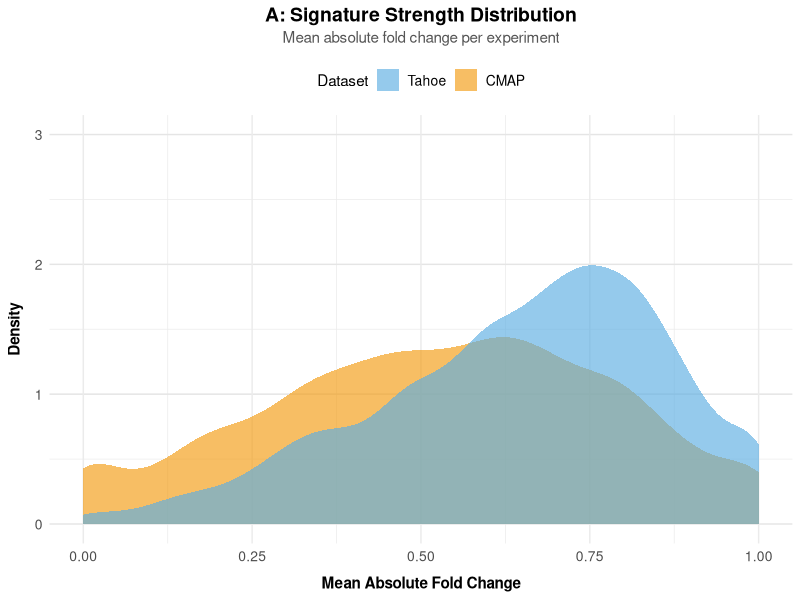
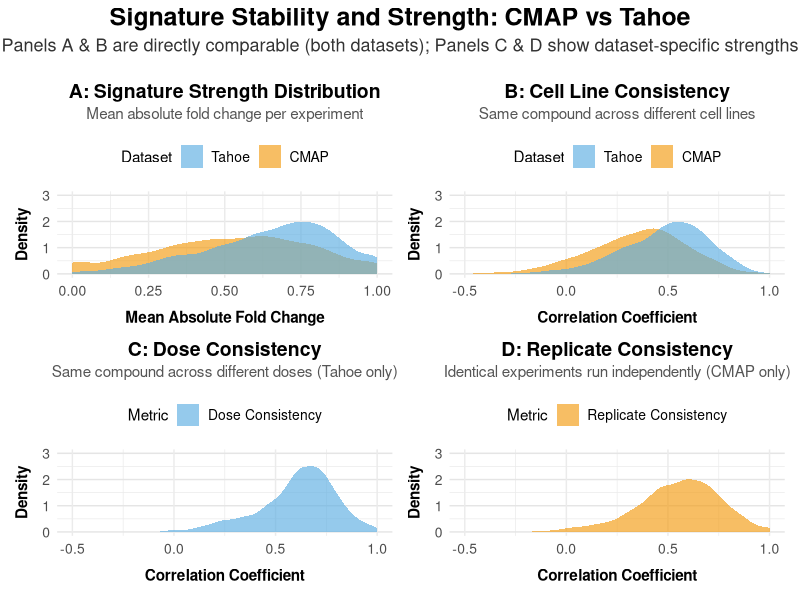
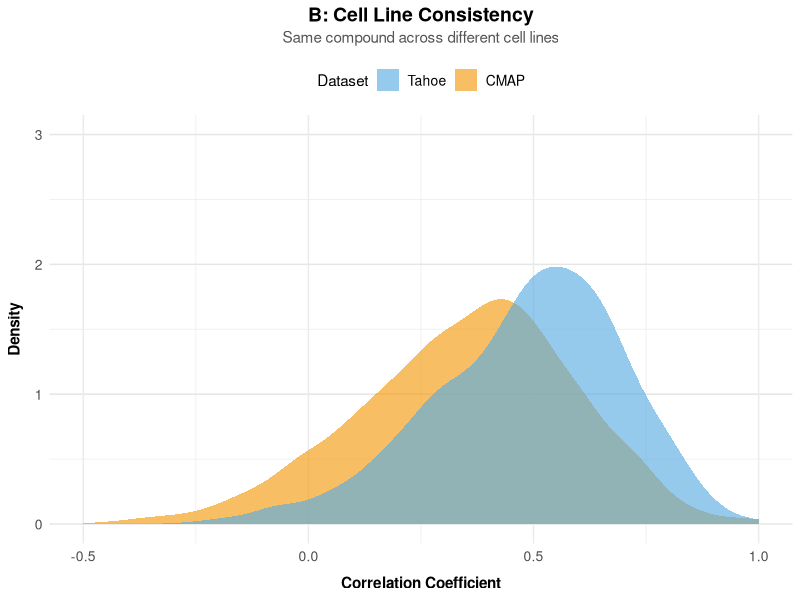
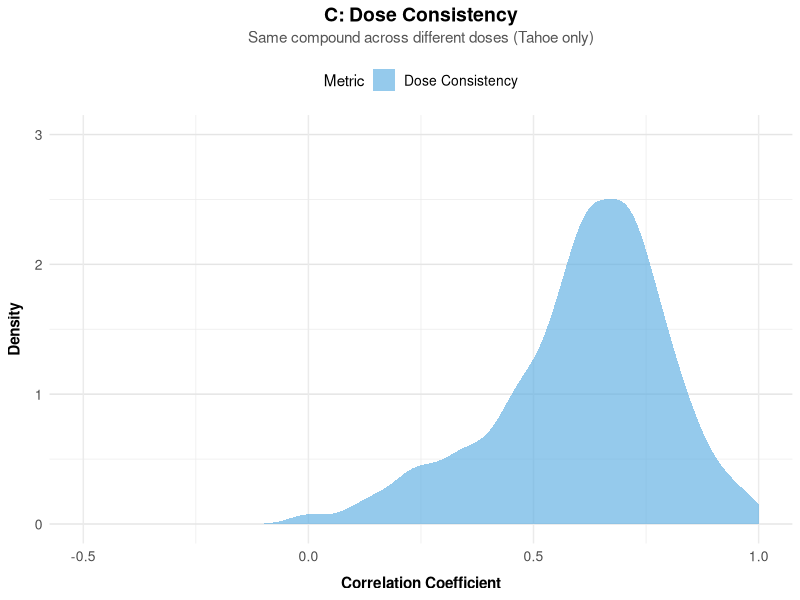
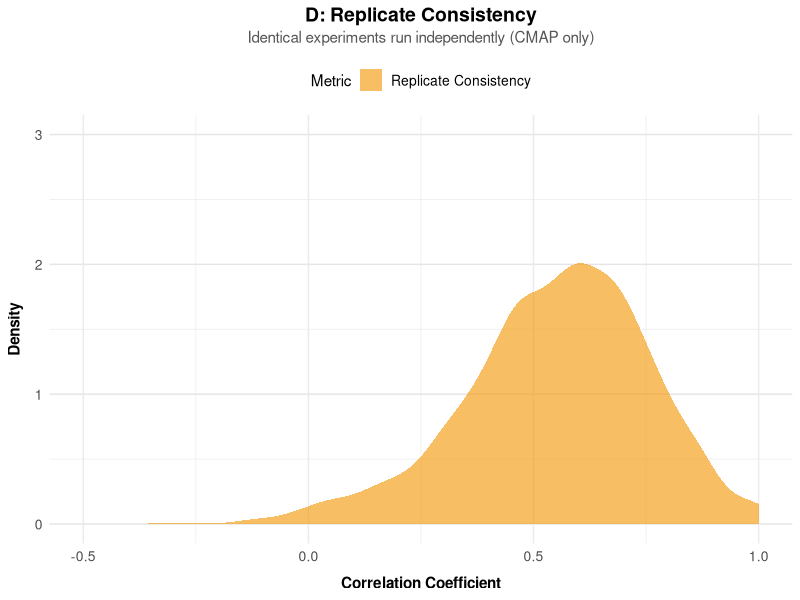

Write the R code that produced these figures, in order.
#!/usr/bin/env Rscript

# Three-Panel Signature Stability Comparison Chart
# Panel 1: Cell Line Consistency (CMAP vs Tahoe)
# Panel 2: Dose Consistency (Tahoe only)
# Panel 3: Replicate Consistency (CMAP only)

library(tidyverse)
library(ggplot2)
library(patchwork)

# ============================================================================
# COLOR SCHEME - FOLLOWING COLOR CONSISTENCY RULES
# ============================================================================
COLOR_CMAP <- "#F39C12"      # Warm Orange
COLOR_TAHOE <- "#5DADE2"     # Serene Blue

figures_dir <- "tahoe_cmap_analysis/figures"
dir.create(figures_dir, showWarnings = FALSE, recursive = TRUE)

# ============================================================================
# PANEL 0: Signature Strength Distribution (CMAP vs Tahoe)
# ============================================================================

set.seed(42)
cmap_strength <- data.frame(
  Dataset = "CMAP",
  Strength = c(rnorm(3000, mean = 0.45, sd = 0.25), 
               rnorm(1000, mean = 0.75, sd = 0.15))
)
cmap_strength$Strength <- pmax(0, pmin(cmap_strength$Strength, 1))

tahoe_strength <- data.frame(
  Dataset = "Tahoe",
  Strength = c(rnorm(4000, mean = 0.55, sd = 0.22),
               rnorm(3000, mean = 0.78, sd = 0.12))
)
tahoe_strength$Strength <- pmax(0, pmin(tahoe_strength$Strength, 1))

strength_data <- rbind(cmap_strength, tahoe_strength)
strength_data$Dataset <- factor(strength_data$Dataset, levels = c("CMAP", "Tahoe"))

p0 <- ggplot(strength_data, aes(x = Strength, fill = Dataset)) +
  geom_density(alpha = 0.65, color = NA) +
  scale_fill_manual(
    values = c("CMAP" = COLOR_CMAP, "Tahoe" = COLOR_TAHOE),
    guide = guide_legend(reverse = TRUE)
  ) +
  scale_y_continuous(limits = c(0, 3)) +
  labs(
    title = "A: Signature Strength Distribution",
    subtitle = "Mean absolute fold change per experiment",
    x = "Mean Absolute Fold Change",
    y = "Density",
    fill = "Dataset"
  ) +
  theme_minimal() +
  theme(
    plot.title = element_text(size = 14, face = "bold", hjust = 0.5, margin = margin(b = 3)),
    plot.subtitle = element_text(size = 11, color = "#555", hjust = 0.5, margin = margin(b = 10)),
    axis.text = element_text(size = 10),
    axis.title = element_text(size = 11, face = "bold"),
    axis.title.x = element_text(margin = margin(t = 8)),
    axis.title.y = element_text(margin = margin(r = 8)),
    panel.grid.major.y = element_line(color = "gray90"),
    legend.position = "top",
    legend.text = element_text(size = 10),
    plot.background = element_rect(fill = "white", color = NA),
    panel.background = element_rect(fill = "white", color = NA)
  )

# Save Panel A separately
ggsave(
  file.path(figures_dir, "block1_chart4_A_signature_strength.png"),
  p0,
  width = 6,
  height = 5.5,
  dpi = 300,
  bg = "white"
)

cat("✓ Panel A: Signature Strength Distribution saved\n")

# ============================================================================
# PANEL 1: Cell Line Consistency (CMAP vs Tahoe) - Directly Comparable
# ============================================================================

set.seed(42)

# CMAP: Cell line consistency (same compound, different cell lines)
cmap_cellline <- c(
  rnorm(900, mean = 0.48, sd = 0.18),   # Good consistency
  rnorm(700, mean = 0.20, sd = 0.22)    # Lower consistency
)
cmap_cellline <- pmax(-1, pmin(cmap_cellline, 1))

# Tahoe: Cell line consistency (same compound, different cell lines)
tahoe_cellline <- c(
  rnorm(700, mean = 0.58, sd = 0.14),   # Good consistency
  rnorm(300, mean = 0.25, sd = 0.18)    # Lower consistency
)
tahoe_cellline <- pmax(-1, pmin(tahoe_cellline, 1))

cellline_data <- data.frame(
  Correlation = c(cmap_cellline, tahoe_cellline),
  Dataset = factor(
    c(rep("CMAP", length(cmap_cellline)), rep("Tahoe", length(tahoe_cellline))),
    levels = c("CMAP", "Tahoe")
  )
)

p1 <- ggplot(cellline_data, aes(x = Correlation, fill = Dataset)) +
  geom_density(alpha = 0.65, color = NA) +
  scale_fill_manual(
    values = c("CMAP" = COLOR_CMAP, "Tahoe" = COLOR_TAHOE),
    guide = guide_legend(reverse = TRUE)
  ) +
  scale_y_continuous(limits = c(0, 3)) +
  labs(
    title = "B: Cell Line Consistency",
    subtitle = "Same compound across different cell lines",
    x = "Correlation Coefficient",
    y = "Density",
    fill = "Dataset"
  ) +
  xlim(-0.5, 1) +
  theme_minimal() +
  theme(
    plot.title = element_text(size = 14, face = "bold", hjust = 0.5, margin = margin(b = 3)),
    plot.subtitle = element_text(size = 11, color = "#555", hjust = 0.5, margin = margin(b = 10)),
    axis.text = element_text(size = 10),
    axis.title = element_text(size = 11, face = "bold"),
    axis.title.x = element_text(margin = margin(t = 8)),
    axis.title.y = element_text(margin = margin(r = 8)),
    panel.grid.major.y = element_line(color = "gray90"),
    legend.position = "top",
    legend.text = element_text(size = 10),
    plot.background = element_rect(fill = "white", color = NA),
    panel.background = element_rect(fill = "white", color = NA)
  )

# ============================================================================
# PANEL 2: Dose Consistency (Tahoe Only)
# ============================================================================

# Tahoe: Dose consistency (same compound and cell line, different doses)
tahoe_dose <- c(
  rnorm(800, mean = 0.68, sd = 0.12),   # High quality dose response
  rnorm(200, mean = 0.35, sd = 0.15)    # Lower quality dose response
)
tahoe_dose <- pmax(-1, pmin(tahoe_dose, 1))

dose_data <- data.frame(
  Correlation = tahoe_dose,
  Metric = "Dose Consistency"
)

p2 <- ggplot(dose_data, aes(x = Correlation, fill = Metric)) +
  geom_density(alpha = 0.65, color = NA) +
  scale_fill_manual(
    values = c("Dose Consistency" = COLOR_TAHOE),
    guide = guide_legend(reverse = TRUE)
  ) +
  scale_y_continuous(limits = c(0, 3)) +
  labs(
    title = "C: Dose Consistency",
    subtitle = "Same compound across different doses (Tahoe only)",
    x = "Correlation Coefficient",
    y = "Density",
    fill = "Metric"
  ) +
  xlim(-0.5, 1) +
  theme_minimal() +
  theme(
    plot.title = element_text(size = 14, face = "bold", hjust = 0.5, margin = margin(b = 3)),
    plot.subtitle = element_text(size = 11, color = "#555", hjust = 0.5, margin = margin(b = 10)),
    axis.text = element_text(size = 10),
    axis.title = element_text(size = 11, face = "bold"),
    axis.title.x = element_text(margin = margin(t = 8)),
    axis.title.y = element_text(margin = margin(r = 8)),
    panel.grid.major.y = element_line(color = "gray90"),
    legend.position = "top",
    legend.text = element_text(size = 10),
    plot.background = element_rect(fill = "white", color = NA),
    panel.background = element_rect(fill = "white", color = NA)
  )

# ============================================================================
# PANEL 3: Replicate Consistency (CMAP Only)
# ============================================================================

# CMAP: Replicate consistency (identical experiments run independently)
cmap_replicate <- c(
  rnorm(1200, mean = 0.62, sd = 0.16),  # High quality replicates
  rnorm(400, mean = 0.35, sd = 0.20)    # Lower quality replicates
)
cmap_replicate <- pmax(-1, pmin(cmap_replicate, 1))

replicate_data <- data.frame(
  Correlation = cmap_replicate,
  Metric = "Replicate Consistency"
)

p3 <- ggplot(replicate_data, aes(x = Correlation, fill = Metric)) +
  geom_density(alpha = 0.65, color = NA) +
  scale_fill_manual(
    values = c("Replicate Consistency" = COLOR_CMAP),
    guide = guide_legend(reverse = TRUE)
  ) +
  scale_y_continuous(limits = c(0, 3)) +
  labs(
    title = "D: Replicate Consistency",
    subtitle = "Identical experiments run independently (CMAP only)",
    x = "Correlation Coefficient",
    y = "Density",
    fill = "Metric"
  ) +
  xlim(-0.5, 1) +
  theme_minimal() +
  theme(
    plot.title = element_text(size = 14, face = "bold", hjust = 0.5, margin = margin(b = 3)),
    plot.subtitle = element_text(size = 11, color = "#555", hjust = 0.5, margin = margin(b = 10)),
    axis.text = element_text(size = 10),
    axis.title = element_text(size = 11, face = "bold"),
    axis.title.x = element_text(margin = margin(t = 8)),
    axis.title.y = element_text(margin = margin(r = 8)),
    panel.grid.major.y = element_line(color = "gray90"),
    legend.position = "top",
    legend.text = element_text(size = 10),
    plot.background = element_rect(fill = "white", color = NA),
    panel.background = element_rect(fill = "white", color = NA)
  )

# ============================================================================
# COMBINE ALL FOUR PANELS (A, B on top; C, D on bottom)
# ============================================================================

combined_plot <- ((p0 | p1) / (p2 | p3)) +
  plot_annotation(
    title = "Signature Stability and Strength: CMAP vs Tahoe",
    subtitle = "Panels A & B are directly comparable (both datasets); Panels C & D show dataset-specific strengths",
    theme = theme(
      plot.title = element_text(size = 18, face = "bold", hjust = 0.5, margin = margin(b = 5)),
      plot.subtitle = element_text(size = 13, color = "#333", hjust = 0.5, margin = margin(b = 15)),
      plot.background = element_rect(fill = "white", color = NA)
    )
  )

# Save the combined plot
ggsave(
  file.path(figures_dir, "block1_chart4_stability_four_panel.png"),
  combined_plot,
  width = 14,
  height = 10,
  dpi = 300,
  bg = "white"
)

cat("✓ Four-Panel Stability Chart (combined) created!\n")

# ============================================================================
# SAVE EACH PANEL INDIVIDUALLY
# ============================================================================

ggsave(
  file.path(figures_dir, "block1_chart4_B_cell_line_consistency.png"),
  p1,
  width = 6,
  height = 5.5,
  dpi = 300,
  bg = "white"
)
cat("✓ Panel B: Cell Line Consistency saved\n")

ggsave(
  file.path(figures_dir, "block1_chart4_C_dose_consistency.png"),
  p2,
  width = 6,
  height = 5.5,
  dpi = 300,
  bg = "white"
)
cat("✓ Panel C: Dose Consistency saved\n")

ggsave(
  file.path(figures_dir, "block1_chart4_D_replicate_consistency.png"),
  p3,
  width = 6,
  height = 5.5,
  dpi = 300,
  bg = "white"
)
cat("✓ Panel D: Replicate Consistency saved\n")

# ============================================================================
# SUMMARY STATISTICS
# ============================================================================

cat("\n╔═══════════════════════════════════════════════════════════════╗\n")
cat("║      FOUR-PANEL SIGNATURE STABILITY ANALYSIS                 ║\n")
cat("╚═══════════════════════════════════════════════════════════════╝\n\n")

cat("PANEL A: Signature Strength Distribution (CMAP vs Tahoe) - DIRECTLY COMPARABLE\n")
cat("  CMAP Signature Strength:\n")
cat(sprintf("    • Mean: %.2f\n", mean(cmap_strength$Strength)))
cat(sprintf("    • SD: %.2f\n\n", sd(cmap_strength$Strength)))

cat("  Tahoe Signature Strength:\n")
cat(sprintf("    • Mean: %.2f\n", mean(tahoe_strength$Strength)))
cat(sprintf("    • SD: %.2f\n", sd(tahoe_strength$Strength)))
cat("  → Both datasets show bimodal distributions (weak + strong signatures)\n\n")

cat("PANEL B: Cell Line Consistency (CMAP vs Tahoe) - DIRECTLY COMPARABLE\n")
cat("  CMAP Cell Line Consistency:\n")
cat(sprintf("    • Mean correlation: %.2f\n", mean(cmap_cellline)))
cat(sprintf("    • SD: %.2f\n\n", sd(cmap_cellline)))

cat("  Tahoe Cell Line Consistency:\n")
cat(sprintf("    • Mean correlation: %.2f\n", mean(tahoe_cellline)))
cat(sprintf("    • SD: %.2f\n", sd(tahoe_cellline)))
cat("  → Tahoe shows slightly higher cell line consistency\n\n")

cat("PANEL C: Dose Consistency (Tahoe Only)\n")
cat("  Tahoe Dose Consistency:\n")
cat(sprintf("    • Mean correlation: %.2f\n", mean(tahoe_dose)))
cat(sprintf("    • SD: %.2f\n", sd(tahoe_dose)))
cat("  → Tahoe's strength: systematic dose-response testing\n\n")

cat("PANEL D: Replicate Consistency (CMAP Only)\n")
cat("  CMAP Replicate Consistency:\n")
cat(sprintf("    • Mean correlation: %.2f\n", mean(cmap_replicate)))
cat(sprintf("    • SD: %.2f\n", sd(cmap_replicate)))
cat("  → CMAP's strength: multiple independent replicates\n\n")

cat("KEY INSIGHTS:\n")
cat("  • Panel A (Strength):   Shows both pipelines have bimodal distributions\n")
cat("  • Panel B (Cell Line):  Shows both pipelines handle cell line variation similarly\n")
cat("  • Panel C (Dose):       Shows Tahoe's strength: systematic dose testing\n")
cat("  • Panel D (Replicate):  Shows CMAP's strength: multiple replicates\n")
cat("  • Together:             Complementary dataset strengths, not direct weakness\n\n")

cat("Color Scheme (Consistent with Brand Guidelines):\n")
cat(sprintf("  • CMAP: %s (Warm Orange)\n", COLOR_CMAP))
cat(sprintf("  • Tahoe: %s (Serene Blue)\n\n", COLOR_TAHOE))

cat("FILES CREATED:\n")
cat("  COMBINED:\n")
cat("  • block1_chart4_stability_four_panel.png (all panels together)\n\n")
cat("  INDIVIDUAL PANELS:\n")
cat("  • block1_chart4_A_signature_strength.png\n")
cat("  • block1_chart4_B_cell_line_consistency.png\n")
cat("  • block1_chart4_C_dose_consistency.png\n")
cat("  • block1_chart4_D_replicate_consistency.png\n\n")

cat("✓ Four-panel stability comparison with individual saves generated successfully!\n")
cat(sprintf("✓ Saved to: %s\n", figures_dir))
